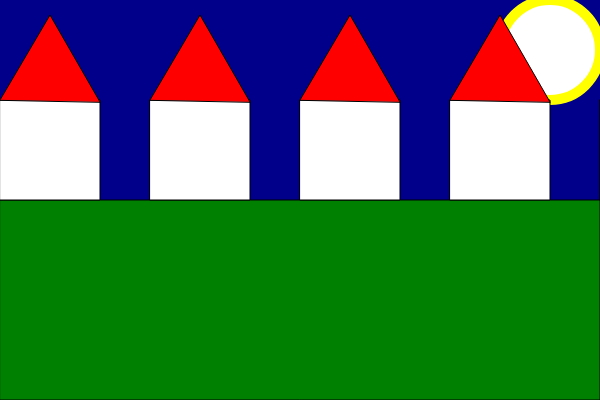
Frame 1 (no input)
Frame 60 (no input): identical to frame 1, image omitted
Frame 120 (the mouse pressed at the canvas centre since frame 60): identical to frame 1, image omitted

The p5.js sketch that drew this single still picture (run headless with seeded random() and noise() and a simulated clock; from frame 60 on, the mouse is pressed at the canvas centre):

// p5.js sketch
// ── sketch.js

function setup() {
  //creates a canvas 600 pixels wide
  //and 400 pixels high
  createCanvas(600, 400);
}
function draw() {
  background("darkblue");
  fill("white")
  stroke("yellow")
  strokeWeight(10); //large outline
circle(550, 50, 100)
  stroke(0);//black outline
  strokeWeight(1);//outline thickness
  fill("green");
  let y = 200;
  rect(0, y, 600, 200);
  stroke(0);//black outline
  strokeWeight(1);//outline thickness

  //fagli prima senza for loop e poi col loop
  let x_casa =0;
  for(let numero_case=0; numero_case<5; numero_case++){
    fill("white");
    let house_height = 100
    rect(x_casa, y-house_height , 100, house_height);
    fill("red");
    triangle(x_casa,y-house_height, 50+x_casa, 15, 100+x_casa, 102);
    x_casa += 150
  }

  
}
